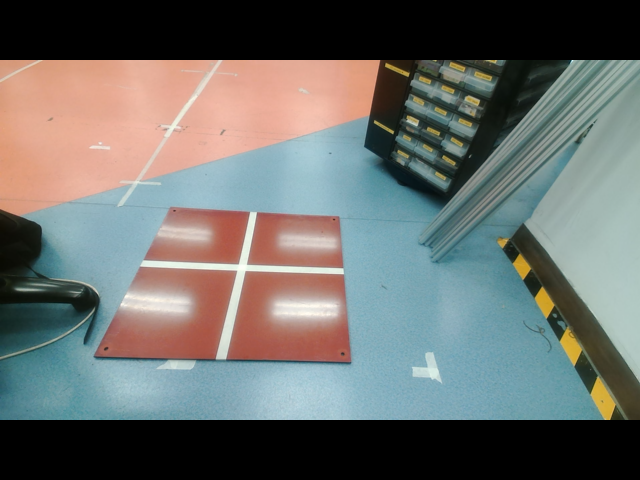
#> input picture vs/opencv_frame_0.png, 640 x 480 px, given in place of the camera
$ python real_time_rgb_v3.py   (older library calls are emulated)
#> lines starting #> are read from the running program, lines starting #| are printed output that depends on the picture; after the words box and inside, x2 and y2 are one past the last pixel; in counts of white or black regions, pixels touching at a corner belong together
import numpy as np
import cv2
import matplotlib.pyplot as plt
import numpy as np
import math

cap = cv2.VideoCapture(0)

while(1):

    if __name__ == '__main__':

        ret, frame = cap.read()
#> frame is the input picture: shape (480, 640, 3); mean B, G, R 106.9, 109.9, 107.2

        if frame.size == 0:
        ##if ret == False:
            print(f"Fail to read image {filename}")
        else:
            cv2.imshow('Original frame',frame)

            (height, width, channels) = frame.shape
#> height = 480; width = 640; channels = 3
            print(f"frame dimension ( {height} , {width}, {channels})\n" )
#| frame dimension ( 480 , 640, 3)
            if channels != 3:
                print("Image is not a color image ##################")

            if frame.dtype != "uint8":
                print("Image is not of type uint8 #################")

            ms = frame.copy()

            kernel = np.ones((5,5), np.uint8)
            ##dilation = cv2.dilate(test, kernel, iterations = 3)
            dilation = cv2.dilate(ms, kernel, iterations = 7)
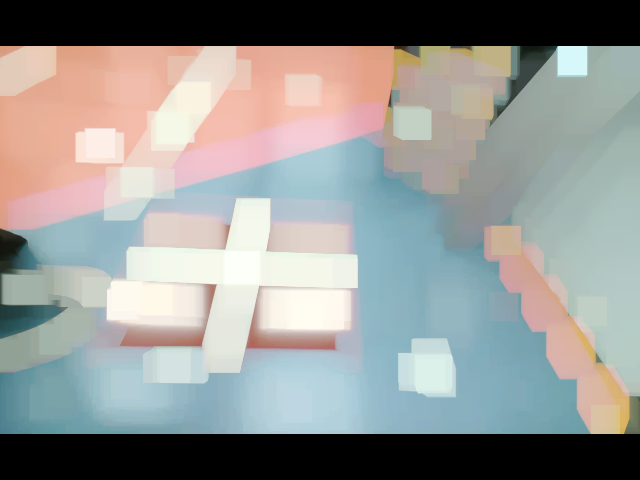
#> dilation: shape (480, 640, 3); mean B, G, R 147.5, 150.1, 148.1
            plt.imshow(cv2.cvtColor(dilation, cv2.COLOR_BGR2RGB))

            kernel = np.ones((5,5), np.uint8)
            ##erosion = cv2.erode(dilation, kernel, iterations = 3)
            erosion = cv2.erode(dilation, kernel, iterations = 15)
            plt.imshow(cv2.cvtColor(erosion, cv2.COLOR_BGR2RGB))

            r1 = erosion[:,:,2].astype(np.float32)-erosion[:,:,0].astype(np.float32)
            img1 = cv2.normalize(r1, None, 0, 1, cv2.NORM_MINMAX, cv2.CV_8U)
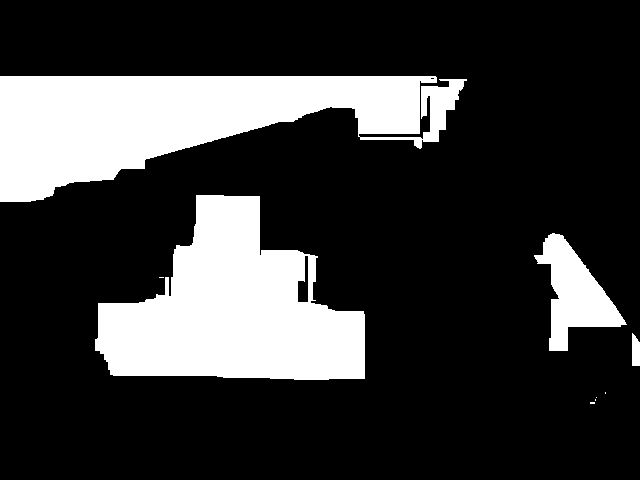
#> img1: shape (480, 640); values 0 (black) and 1 (white), 22.4% white; 9 white regions (5 under 20 px), largest, box (x1, y1, x2, y2) and area: (0, 76, 467, 202) 33205, (95, 195, 365, 380) 30507, (534, 233, 627, 351) 4816, (632, 333, 640, 366) 230

            r2 = erosion[:,:,2].astype(np.float32)-erosion[:,:,1].astype(np.float32)
            img2 = cv2.normalize(r2, None, 0, 1, cv2.NORM_MINMAX, cv2.CV_8U)
#> img2: shape (480, 640); values 0 (black) and 1 (white), 20.9% white; 6 white regions, box (x1, y1, x2, y2) and area: (97, 195, 365, 381) 31269, (0, 76, 437, 201) 30704, (552, 284, 602, 323) 1352, (430, 80, 464, 110) 689, (422, 132, 439, 142) 151, (591, 278, 597, 283) 25

            ret, thresh1 = cv2.threshold(img1, 0, 255, cv2.THRESH_BINARY)

            ret, thresh2 = cv2.threshold(img2, 0, 255, cv2.THRESH_BINARY)

            bitwiseAnd = cv2.bitwise_and(thresh1, thresh2)
            cv2.imshow('RA', bitwiseAnd)


            scr = frame.copy()

            r3 = scr[:,:,2].astype(np.float32)-scr[:,:,0].astype(np.float32)
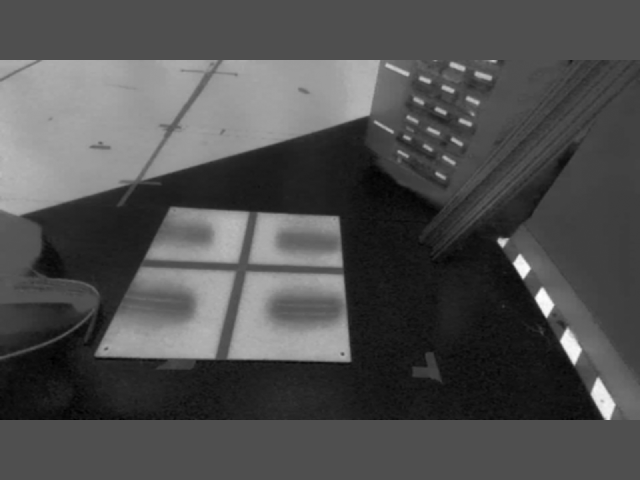
#> r3: shape (480, 640) float32; min -80, max 178, mean 0.3; drawn with min black and max white
            r4 = scr[:,:,2].astype(np.float32)-scr[:,:,1].astype(np.float32)
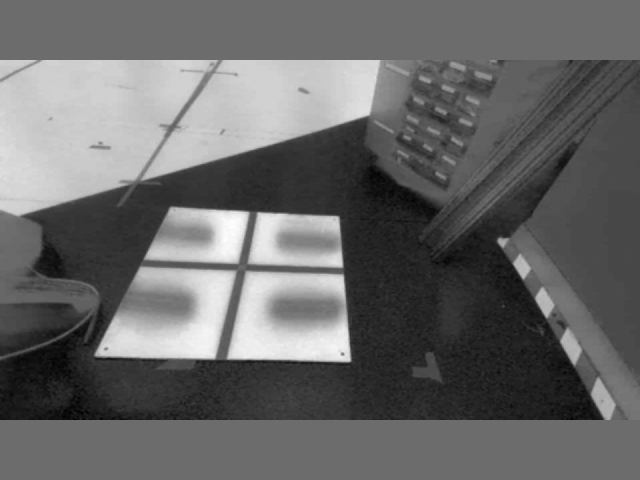
#> r4: shape (480, 640) float32; min -67, max 91, mean -2.7; drawn with min black and max white

            img3 = cv2.normalize(r3, None, 0, 1, cv2.NORM_MINMAX, cv2.CV_8U)
#> img3: shape (480, 640); values 0 (black) and 1 (white), 20.2% white; 32 white regions (4 under 20 px), largest, box (x1, y1, x2, y2) and area: (0, 60, 218, 216) 23512, (143, 60, 381, 179) 15484, (228, 272, 350, 361) 7176
            img4 = cv2.normalize(r4, None, 0, 1, cv2.NORM_MINMAX, cv2.CV_8U)
#> img4: shape (480, 640); values 0 (black) and 1 (white), 22.9% white; 34 white regions (11 under 20 px), largest, box (x1, y1, x2, y2) and area: (0, 60, 410, 217) 41153, (226, 271, 351, 362) 8818, (95, 267, 236, 360) 8794

            ret, thresh3 = cv2.threshold(img3, 0, 255, cv2.THRESH_BINARY)
            ret, thresh4 = cv2.threshold(img4, 0, 255, cv2.THRESH_BINARY)

            bitwiseAnd2 = cv2.bitwise_and(thresh3, thresh4)
            bitwiseAnd2 = ~bitwiseAnd2
            cv2.imshow('RC', bitwiseAnd2)

            bitwiseAnd3 = cv2.bitwise_and(bitwiseAnd, bitwiseAnd2)
#> bitwiseAnd3: shape (480, 640); 6.5% white; 22 white regions (7 under 20 px), largest, box (x1, y1, x2, y2) and area: (105, 195, 365, 380) 11091, (358, 79, 420, 137) 2748, (97, 284, 196, 346) 2516
            cv2.imshow('Mix', bitwiseAnd3)

            test1 = bitwiseAnd3.copy()
            thinned = cv2.ximgproc.thinning(test1)
#> thinned: shape (480, 640); 0.48% white in thin lines or dots, all inside (x1, y1, x2, y2) = (0, 76, 594, 371)
            cv2.imshow('Thinned', thinned)

            edges = cv2.Canny(thinned, 50, 150, apertureSize = 3)
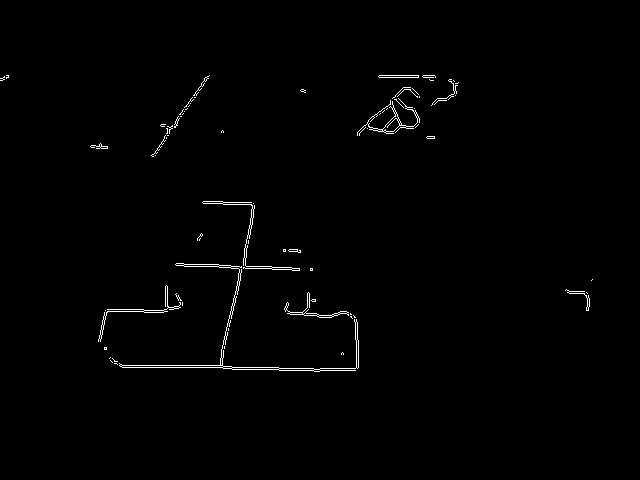
#> edges: shape (480, 640); 0.87% white in thin lines or dots, all inside (x1, y1, x2, y2) = (0, 75, 593, 372)
            cv2.imshow('edges', edges)

            tempIamge = frame.copy()
            lines = cv2.HoughLinesP(edges, 1, np.pi/180, 100, minLineLength=180, maxLineGap=250)
#> lines = [[122, 367, 358, 367], [119, 365, 358, 365]]

            if lines is not None:

                lines_data =np.empty([0,5])
                for line in lines:
                    x1, y1, x2, y2 = line[0]
                    cv2.line(tempIamge, (x1, y1), (x2, y2), (0, 255, 0), 1)
                    print("(",x1,",",y1,") ",'(',x2,",",y2,')')

                    if(x2-x1 != 0):
                    #         slope = abs((y2-y1)/(x2-x1))
                        slope = (y1-y2)/(x1-x2)
                        cv2.circle(tempIamge, (x1,y1), 5, (255,0,0), -1)
                        cv2.circle(tempIamge, (x2,y2), 5, (255,0,0), -1)

                #         Linear_Equation_A = abs(y2 - y1)
                #         Linear_Equation_B = abs(x1 - x2)
                #         Linear_Equation_C = abs(x1 * y2 - x2 * y1)
                        Linear_Equation_A = -slope
                        Linear_Equation_B = 1
                        Linear_Equation_C = y1-slope*x1

                        ##a = np.array([(x1,x2,y1,y2,Linear_Equation_A,Linear_Equation_B,Linear_Equation_C,0,rho,theta)])
                        ##lines_data = np.append(lines_data,a, axis=0)
                        print(slope)
                        print(Linear_Equation_A)
                        print(Linear_Equation_B)
                        print(Linear_Equation_C)

                        a = np.array([(Linear_Equation_A, Linear_Equation_B, Linear_Equation_C,slope,0)])
                        lines_data = np.append(lines_data,a, axis=0)
                        '''
                        A = y2 - y1;
                        B = x1 - x2;
                        C = x1 * y2 - x2 * y1;
                        '''
                    else:
                        slope = 0
                        #识别码设为1
                        a = np.array([(Linear_Equation_A, Linear_Equation_B, Linear_Equation_C,slope,0)])
                        lines_data = np.append(lines_data,a, axis=0)
#> this loop made 2 passes
#> (x1, y1, x2, y2, slope, Linear_Equation_A, Linear_Equation_B, Linear_Equation_C) on passes 1 to 2: (122, 367, 358, 367, 0, 0, 1, 367), (119, 365, 358, 365, 0, 0, 1, 365)
#| ( 122 , 367 )  ( 358 , 367 )
#| -0.0
#| 0.0
#| 1
#| 367.0
#| ( 119 , 365 )  ( 358 , 365 )
#| -0.0
#| 0.0
#| 1
#| 365.0
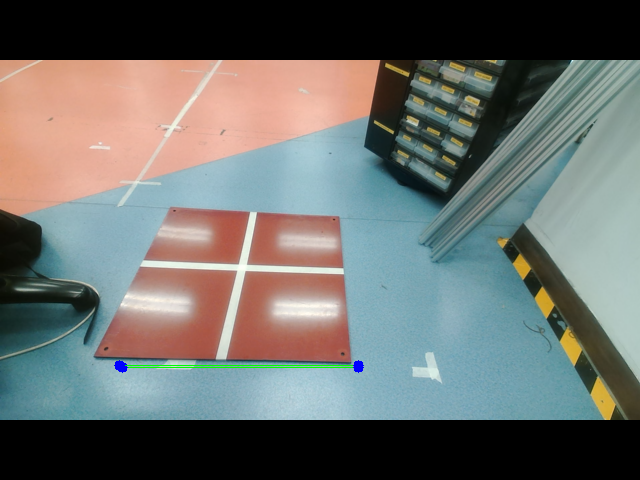
#> tempIamge: shape (480, 640, 3); 0.22% of pixels changed, all inside (x1, y1, x2, y2) = (114, 360, 364, 373)


                for i in range(len(lines_data)):
                    for j in range(i+1,len(lines_data)):
                        point = np.empty([0,2])

                        A = np.array([[lines_data[i][0], lines_data[i][1]], [lines_data[j][0], lines_data[j][1]]])
                        print("A:",A)

                        try:
                            inv_A = np.linalg.inv(A)
                        except np.linalg.LinAlgError:
                            print('error')

                        #print(inv_A)

                        B = np.array([lines_data[i][2], lines_data[j][2]])
                        print("B:",B)

                        try:
                            ans = np.linalg.inv(A).dot(B)
                            if abs(ans[0]) < 1000 or abs(ans[1]) < 1000:
                                c_x = int(ans[0])
                                c_y = int(ans[1])
                                # print((c_x, c_y))
                                cv2.circle(tempIamge, (c_x, c_y), 5, (0,0,255), -1)
                        except np.linalg.LinAlgError:
                            print('error')
#> this loop made 2 passes
#| A: [[0. 1.]
#|  [0. 1.]]
#| error
#| B: [367. 365.]
#| error


                        #ans = ans.astype(np.float32)

                        #cv2.circle(tempIamge, (int(ans[0]), int(ans[1])), 5, (0,0,255), -1)  #int np.int64

                        # print(ans)

            else:
                print('Nothing!!')


            print(tempIamge.shape)
#| (480, 640, 3)
            cv2.imshow('tempIamge', tempIamge)

            k = cv2.waitKey(5) & 0xFF
#> (key Esc is pressed here)
            if k == 27:
                break

# Close the window
cap.release()

# De-allocate any associated memory usage
cv2.destroyAllWindows()
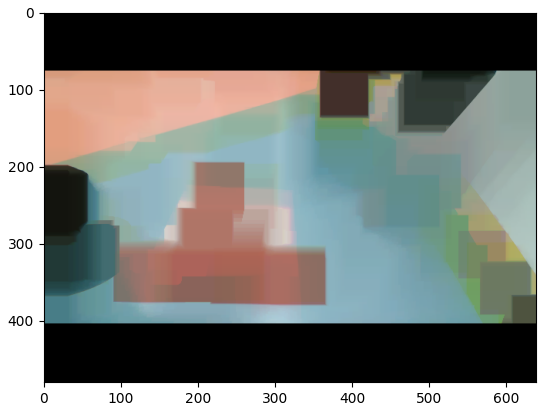
#> figure drawn by matplotlib, 1 panel
